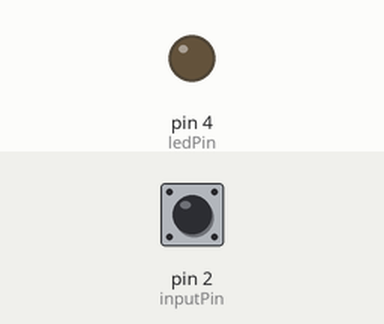
Simulated run of this sketch. Board: Arduino Uno, built with avr-gcc and run on an emulated ATmega328P. Shown: output pins drawn as LEDs (lit = HIGH). Dashed ring = blinking. The inputs (shaded band) are chosen by the test bench; at power-on: pin 2 (inputPin) HIGH. What the sketch prints to the serial monitor is not drawn.

Above: at 1.2 s.
1.3 s: pin 2 (inputPin) pulled LOW for 0.15 s
At 1.37 s:
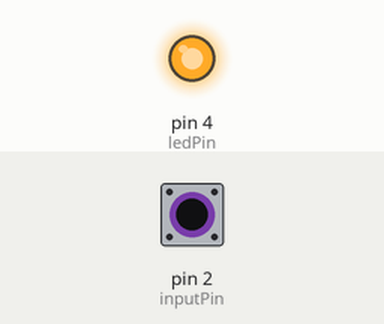
2.9 s: pin 2 (inputPin) pulled LOW for 1 s
At 5.0 s:
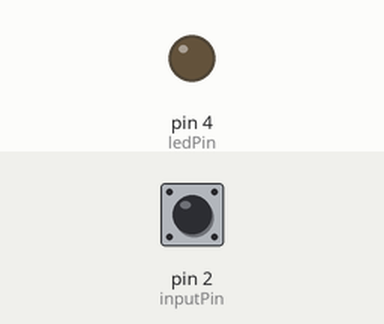
5.8 s: pin 2 (inputPin) pulled LOW for 3.2 s
At 6.4 s:
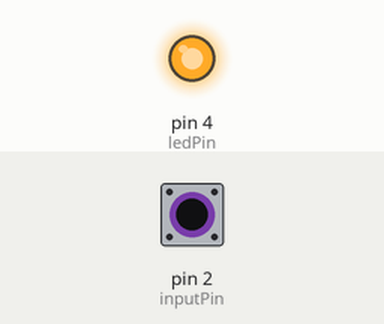
10.5 s: pin 2 (inputPin) pulsed LOW 2 times (0.12 s each, 0.3 s apart)
At 10.56 s:
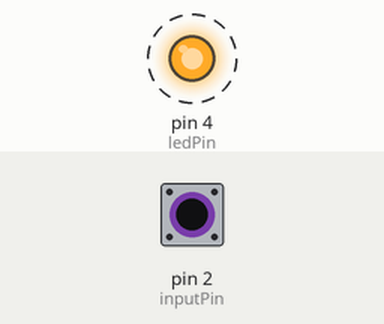
12.9 s: pin 2 (inputPin) pulsed LOW 5 times (0.12 s each, 0.3 s apart)
At 14.8 s:
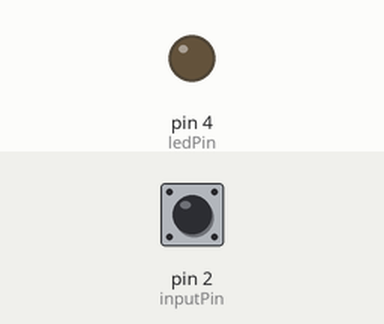
Timing chart, 0 to 16.3 s (numbered marks = the images above; inputs shaded):
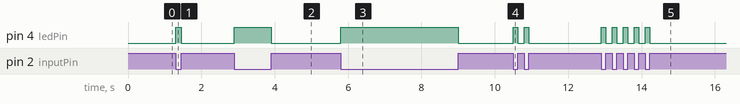

Measured:
- after the input at 1.3 s, pin 4 (ledPin): LOW → HIGH at once, → LOW 0.15 s later
- after the input at 2.9 s, pin 4 (ledPin): LOW → HIGH at once, → LOW 1.0 s later
- after the input at 5.8 s, pin 4 (ledPin): LOW → HIGH at once, → LOW 3.2 s later
- after the input at 10.5 s, pin 4 (ledPin): alternates HIGH for 0.12 s and LOW for 0.18 s, 4 changes in all, then stays LOW, starting at once
- after the input at 12.9 s, pin 4 (ledPin): alternates HIGH for 0.12 s and LOW for 0.18 s, 10 changes in all, then stays LOW, starting at once

The sketch:

DecoCodigoMorse.ino
```cpp
//PROGRAMA PARA DESCIFRAR CÓDIGO MORSE USANDO UN BOTÓN Y PANTALLA EN "MONITOR SERIE"
//FECHA: 27 JUNIO 2018
//AUTOR: JOSÉ LUIS CONTRERAS CORTÉS

unsigned long signal_len,t1,t2;   //tiempo por el cual se presiona el botón
int inputPin = 2;                 //pin de entrada para el botón
int ledPin = 4;                   //salida pin para LED
String code = "";                 //cadena donde se almacena alfabeto

void setup() {
  Serial.begin(9600);
  pinMode(inputPin, INPUT_PULLUP); //resistencia interna, conectadas directo a la alimentación, para simplificar circuito
  pinMode(ledPin,OUTPUT);
}

void loop()
{
NextDotDash:
  while (digitalRead(inputPin) == HIGH) {}
  t1 = millis();                           //tiempo al pulsar botón
  digitalWrite(ledPin, HIGH);              //LED encendido con botón presionado
  while (digitalRead(inputPin) == LOW) {}
  t2 = millis();                            //tiempo de lanzamiento del botón
  digitalWrite(ledPin, LOW);                //LED apagado al soltar botón
  signal_len = t2 - t1;                     //tiempo durante el cual se presiona el botón
  if (signal_len > 50)                      //se toma en cuenta rebote del pulsador
  {
    code += readio();                      //leer punto o guión
  }
  while ((millis() - t2) < 500)            //si el tiempo entre los botones presiona más de 0.5seg, omita el ciclo y vaya a la siguiente letra
  {
    if (digitalRead(inputPin) == LOW)
    {
      goto NextDotDash;
    }
  }
  convertor();                            //función para descifrar el código en el alfabeto
}

char readio()
{
  if (signal_len < 600 && signal_len > 50)
  {
    return '.';                          //si el botón presiona menos de 0.6seg, es un punto
  }
  else if (signal_len > 600)
  {
    return '-';                          //si el botón presiona más de 0.6seg, es un guión
  }
}

void convertor()
{
  static String letters[] = {".-", "-...", "-.-.", "-..", ".", "..-.", "--.", "....", "..", ".---", "-.-", ".-..", "--", "-.", "---", ".--.", "--.-",
                             ".-.", "...", "-", "..-", "...-", ".--", "-..-", "-.--", "--..", "E"
                            };
  int i = 0;
  if (code == ".-.-.-")
  {
    Serial.print(".");         //para interrumpir
  }
  else
  {
    while (letters[i] != "E")
    {
      if (letters[i] == code)
      {
        Serial.print(char('A' + i));
        break;
      }
      i++;
    }
    if (letters[i] == "E")
    {
      Serial.println("<Señal NO coincide con letra>");  //si el código de entrada no coincide con ninguna letra, valida error
    }
  }
  code = "";                   //restablecer código a la cadena en blanco
}
```
